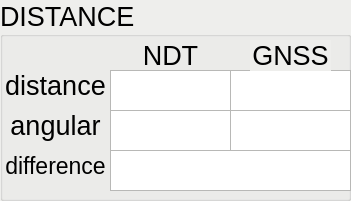
     <widget class="QGroupBox" name="gb2_localizer">
      <property name="enabled">
       <bool>true</bool>
      </property>
      <property name="geometry">
       <rect>
        <x>330</x>
        <y>0</y>
        <width>351</width>
        <height>201</height>
       </rect>
      </property>
      <property name="palette">
       <palette>
        <active>
         <colorrole role="Base">
          <brush brushstyle="SolidPattern">
           <color alpha="255">
            <red>255</red>
            <green>255</green>
            <blue>255</blue>
           </color>
          </brush>
         </colorrole>
         <colorrole role="Window">
          <brush brushstyle="SolidPattern">
           <color alpha="255">
            <red>238</red>
            <green>238</green>
            <blue>236</blue>
           </color>
          </brush>
         </colorrole>
        </active>
        <inactive>
         <colorrole role="Base">
          <brush brushstyle="SolidPattern">
           <color alpha="255">
            <red>255</red>
            <green>255</green>
            <blue>255</blue>
           </color>
          </brush>
         </colorrole>
         <colorrole role="Window">
          <brush brushstyle="SolidPattern">
           <color alpha="255">
            <red>238</red>
            <green>238</green>
            <blue>236</blue>
           </color>
          </brush>
         </colorrole>
        </inactive>
        <disabled>
         <colorrole role="Base">
          <brush brushstyle="SolidPattern">
           <color alpha="255">
            <red>238</red>
            <green>238</green>
            <blue>236</blue>
           </color>
          </brush>
         </colorrole>
         <colorrole role="Window">
          <brush brushstyle="SolidPattern">
           <color alpha="255">
            <red>238</red>
            <green>238</green>
            <blue>236</blue>
           </color>
          </brush>
         </colorrole>
        </disabled>
       </palette>
      </property>
      <property name="font">
       <font>
        <pointsize>20</pointsize>
       </font>
      </property>
      <property name="autoFillBackground">
       <bool>true</bool>
      </property>
      <property name="title">
       <string>DISTANCE</string>
      </property>
      <widget class="QTextEdit" name="tx2_gnss_distance">
       <property name="geometry">
        <rect>
         <x>230</x>
         <y>70</y>
         <width>121</width>
         <height>41</height>
        </rect>
       </property>
       <property name="font">
        <font>
         <pointsize>20</pointsize>
        </font>
       </property>
       <property name="autoFillBackground">
        <bool>true</bool>
       </property>
       <property name="lineWidth">
        <number>0</number>
       </property>
       <property name="verticalScrollBarPolicy">
        <enum>Qt::ScrollBarAlwaysOff</enum>
       </property>
       <property name="horizontalScrollBarPolicy">
        <enum>Qt::ScrollBarAlwaysOff</enum>
       </property>
       <property name="readOnly">
        <bool>true</bool>
       </property>
       <property name="textInteractionFlags">
        <set>Qt::TextSelectableByMouse</set>
       </property>
      </widget>
      <widget class="QLabel" name="lb2_gnss">
       <property name="geometry">
        <rect>
         <x>250</x>
         <y>40</y>
         <width>81</width>
         <height>31</height>
        </rect>
       </property>
       <property name="font">
        <font>
         <pointsize>20</pointsize>
        </font>
       </property>
       <property name="autoFillBackground">
        <bool>true</bool>
       </property>
       <property name="text">
        <string>GNSS</string>
       </property>
       <property name="scaledContents">
        <bool>false</bool>
       </property>
       <property name="alignment">
        <set>Qt::AlignCenter</set>
       </property>
      </widget>
      <widget class="QTextEdit" name="tx2_gnss_angular">
       <property name="geometry">
        <rect>
         <x>230</x>
         <y>110</y>
         <width>121</width>
         <height>41</height>
        </rect>
       </property>
       <property name="font">
        <font>
         <pointsize>20</pointsize>
        </font>
       </property>
       <property name="autoFillBackground">
        <bool>true</bool>
       </property>
       <property name="lineWidth">
        <number>0</number>
       </property>
       <property name="verticalScrollBarPolicy">
        <enum>Qt::ScrollBarAlwaysOff</enum>
       </property>
       <property name="horizontalScrollBarPolicy">
        <enum>Qt::ScrollBarAlwaysOff</enum>
       </property>
       <property name="readOnly">
        <bool>true</bool>
       </property>
       <property name="textInteractionFlags">
        <set>Qt::TextSelectableByMouse</set>
       </property>
      </widget>
      <widget class="QLabel" name="lb2_distance">
       <property name="geometry">
        <rect>
         <x>0</x>
         <y>70</y>
         <width>111</width>
         <height>31</height>
        </rect>
       </property>
       <property name="font">
        <font>
         <pointsize>20</pointsize>
        </font>
       </property>
       <property name="text">
        <string>distance</string>
       </property>
       <property name="scaledContents">
        <bool>false</bool>
       </property>
       <property name="alignment">
        <set>Qt::AlignCenter</set>
       </property>
      </widget>
      <widget class="QLabel" name="lb2_angular">
       <property name="geometry">
        <rect>
         <x>0</x>
         <y>110</y>
         <width>111</width>
         <height>31</height>
        </rect>
       </property>
       <property name="font">
        <font>
         <pointsize>20</pointsize>
        </font>
       </property>
       <property name="text">
        <string>angular</string>
       </property>
       <property name="scaledContents">
        <bool>false</bool>
       </property>
       <property name="alignment">
        <set>Qt::AlignCenter</set>
       </property>
      </widget>
      <widget class="QTextEdit" name="tx2_ndt_angular">
       <property name="geometry">
        <rect>
         <x>110</x>
         <y>110</y>
         <width>121</width>
         <height>41</height>
        </rect>
       </property>
       <property name="font">
        <font>
         <pointsize>20</pointsize>
        </font>
       </property>
       <property name="autoFillBackground">
        <bool>true</bool>
       </property>
       <property name="lineWidth">
        <number>0</number>
       </property>
       <property name="verticalScrollBarPolicy">
        <enum>Qt::ScrollBarAlwaysOff</enum>
       </property>
       <property name="horizontalScrollBarPolicy">
        <enum>Qt::ScrollBarAlwaysOff</enum>
       </property>
       <property name="readOnly">
        <bool>true</bool>
       </property>
       <property name="textInteractionFlags">
        <set>Qt::TextSelectableByMouse</set>
       </property>
      </widget>
      <widget class="QTextEdit" name="tx2_ndt_distance">
       <property name="geometry">
        <rect>
         <x>110</x>
         <y>70</y>
         <width>121</width>
         <height>41</height>
        </rect>
       </property>
       <property name="font">
        <font>
         <pointsize>20</pointsize>
        </font>
       </property>
       <property name="autoFillBackground">
        <bool>true</bool>
       </property>
       <property name="lineWidth">
        <number>0</number>
       </property>
       <property name="verticalScrollBarPolicy">
        <enum>Qt::ScrollBarAlwaysOff</enum>
       </property>
       <property name="horizontalScrollBarPolicy">
        <enum>Qt::ScrollBarAlwaysOff</enum>
       </property>
       <property name="readOnly">
        <bool>true</bool>
       </property>
       <property name="textInteractionFlags">
        <set>Qt::TextSelectableByMouse</set>
       </property>
      </widget>
      <widget class="QLabel" name="lb2_ndt">
       <property name="geometry">
        <rect>
         <x>130</x>
         <y>40</y>
         <width>81</width>
         <height>31</height>
        </rect>
       </property>
       <property name="font">
        <font>
         <pointsize>20</pointsize>
        </font>
       </property>
       <property name="text">
        <string>NDT</string>
       </property>
       <property name="scaledContents">
        <bool>false</bool>
       </property>
       <property name="alignment">
        <set>Qt::AlignCenter</set>
       </property>
      </widget>
      <widget class="QLabel" name="lb2_localizer_difference">
       <property name="geometry">
        <rect>
         <x>0</x>
         <y>150</y>
         <width>111</width>
         <height>31</height>
        </rect>
       </property>
       <property name="font">
        <font>
         <pointsize>17</pointsize>
        </font>
       </property>
       <property name="text">
        <string>difference</string>
       </property>
       <property name="scaledContents">
        <bool>false</bool>
       </property>
       <property name="alignment">
        <set>Qt::AlignCenter</set>
       </property>
      </widget>
      <widget class="QTextEdit" name="tx2_localizer_difference">
       <property name="geometry">
        <rect>
         <x>110</x>
         <y>150</y>
         <width>241</width>
         <height>41</height>
        </rect>
       </property>
       <property name="font">
        <font>
         <pointsize>20</pointsize>
        </font>
       </property>
       <property name="autoFillBackground">
        <bool>true</bool>
       </property>
       <property name="lineWidth">
        <number>0</number>
       </property>
       <property name="verticalScrollBarPolicy">
        <enum>Qt::ScrollBarAlwaysOff</enum>
       </property>
       <property name="horizontalScrollBarPolicy">
        <enum>Qt::ScrollBarAlwaysOff</enum>
       </property>
       <property name="readOnly">
        <bool>true</bool>
       </property>
       <property name="textInteractionFlags">
        <set>Qt::TextSelectableByMouse</set>
       </property>
      </widget>
     </widget>
